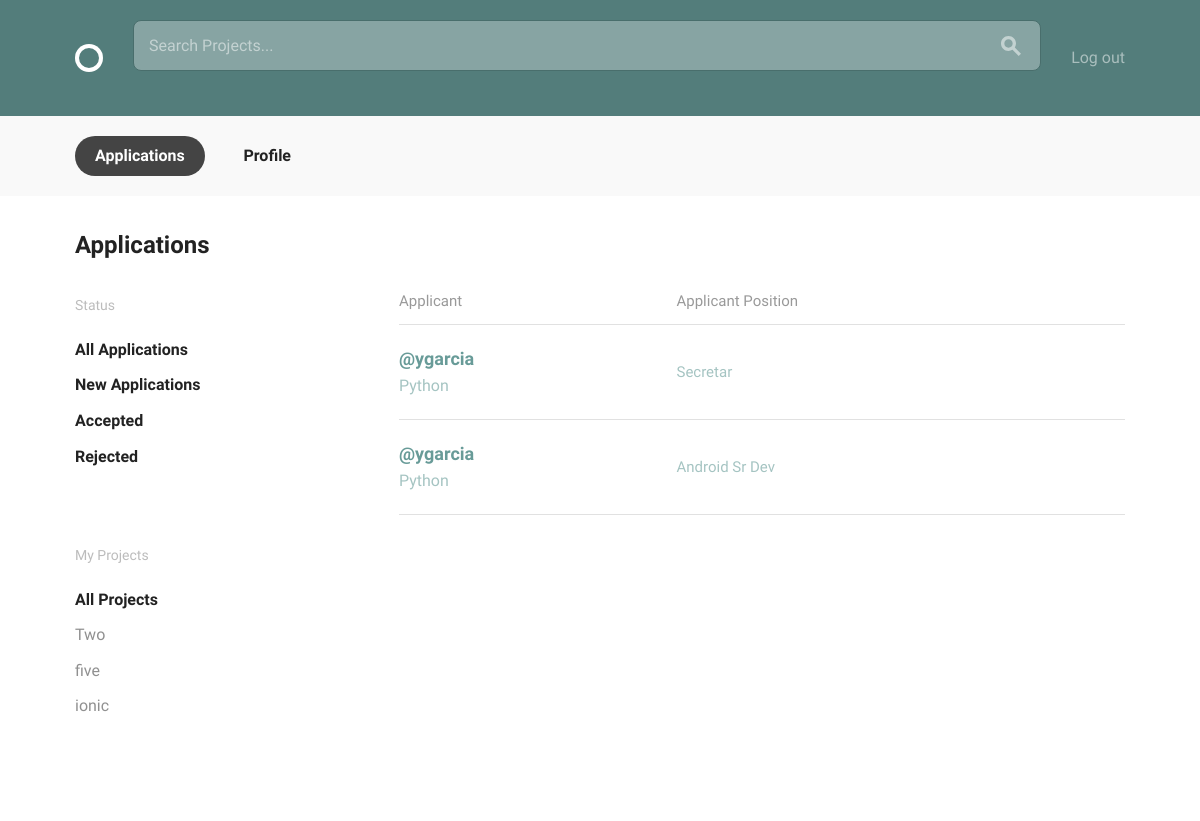
Screenshot of /projects/applications/ (signed in) with the database file from the repository.
### projects/models.py (models this page shows, shortened)
class Project(models.Model):
    owner = models.ForeignKey(settings.AUTH_USER_MODEL,
                              related_name="projects")
    title = models.CharField(max_length=140)
    description = models.TextField()
    concluded = models.BooleanField(default=False)
    time_line_description = models.TextField(default='')
    applicant_req = models.TextField(default='')

class Application(models.Model):
    position = models.ForeignKey(Position, related_name='applications')
    candidate = models.ForeignKey(settings.AUTH_USER_MODEL, related_name='applications')
    status = models.CharField(max_length=30, default='processing')

class Position(models.Model):
    position_title = models.CharField(max_length=40)
    skill = models.ForeignKey(Skill, related_name='positions')
    description = models.TextField(default='')
    project = models.ForeignKey(Project, related_name='positions')
    filled = models.BooleanField(default=False)

### accounts/models.py (models this page shows, shortened)
class User(AbstractBaseUser, PermissionsMixin):
    email = models.EmailField(unique=True)
    username = models.CharField(max_length=40, unique=True, null=True)
    display_name = models.CharField(max_length=140)
    bio = models.TextField(max_length=140, blank=True, default="")
    avatar = models.ImageField(upload_to='avatar_pics', blank=True, null=True)
    date_joined = models.DateTimeField(default=timezone.now)
    is_active = models.BooleanField(default=True)
    is_staff = models.BooleanField(default=False)
    objects = UserManager()
    USERNAME_FIELD = "email"
    REQUIRED_FIELDS = ["display_name", "username"]

class UserSkill(models.Model):
    skill = models.ForeignKey(Skill,
                              on_delete=models.CASCADE,
                              related_name='user_skill_rel')
    user = models.ForeignKey(User,
                             related_name='user_skill_rel')

class Skill(models.Model):
    name = models.CharField(max_length=40)
    def __str__(self):
        return self.name

### projects/views.py (the view)
class AllApplications(LoginRequiredMixin, PrefetchRelatedMixin, generic.ListView):
    model = models.Application
    prefetch_related = ["candidate", "position"]
    def get_queryset(self):
        if self.request.GET.get('p'):
            return models.Application.objects.filter(
                position__project__pk=self.request.GET.get('p')
            )
        else:
            return models.Application.objects.filter(
                position__project__owner=self.request.user
            )

### projects/templates/projects/application_list.html
{% extends "layout.html" %}
{% block body_content %}
    <div class="bounds circle--page">
        <div class="circle--page--header circle--fluid">
            <div class="circle--fluid--cell circle--fluid--primary">
                <h2>Applications</h2>
            </div>
        </div>
        <div class="grid-25">
            <div class="circle--filter circle--secondary--module">
                <h4>Status</h4>
                <ul class="circle--filter--list">
                    <li><a class="selected">All Applications</a></li>
                    <li><a class="selected">New Applications</a></li>
                    <li><a class="selected">Accepted</a></li>
                    <li><a class="selected">Rejected</a></li>
                </ul>
            </div>
            <div class="circle--filter circle--secondary--module">
                <h4>My Projects</h4>
                <ul class="circle--filter--list">
                    <li><a class="selected">All Projects</a></li>
                    {% for my_pro in user.projects.all %}
                        <li><a href="?p={{ my_pro.pk }}" class="">{{ my_pro.title }}</a></li>
                    {% endfor %}
                </ul>
            </div>
        </div>
        <div class="grid-70 grid-push-5">
            <table class="u-full-width circle--table">
                <thead>
                <tr>
                    <th>Applicant</th>
                    <th class="circle--cell--right">Applicant Position</th>
                </tr>
                </thead>
                <tbody>
                {% for application in application_list %}
                    <tr class="clickable-row" data-href="{% url 'projects:application_detail' pk=application.pk %}">
                        <td>
                            <h3>{{ application.candidate.username }}</h3>
                            {% for skill in application.candidate.user_skill_rel.all %}
                                <p>{{ skill.skill }}</p>
                            {% endfor %}
                        </td>
                        <td class="circle--cell--right">
                            {{ application.position.position_title }}
                        </td>
                    </tr>
                {% endfor %}
                </tbody>
            </table>
        </div>
    </div>
{% endblock %}

### assets/css/global.css (style rules this page uses)
html { font-family: sans-serif; -ms-text-size-adjust: 100%; -webkit-text-size-adjust: 100%; }
body { margin: 0; }
a { background-color: transparent; }
table { border-collapse: collapse; border-spacing: 0; }
td, th { padding: 0; }
html { font-size: 62.5%; }
body { font-size: 1.5em; line-height: 1.6; font-weight: 400; font-family: "Cousine"; color: #666; }
.bounds { max-width: 1080px; margin: 0 auto; }
.grid, .grid-5, .grid-10, .grid-15, .grid-20, .grid-25, .grid-30, .grid-33, .grid-35, .grid-40, .grid-45, .grid-50, .grid-55, .grid-60, .grid-65, .grid-66, .grid-70, .grid-75, .grid-80, .grid-90, .grid-95, .grid-100 { float: left; box-sizing: border-box; position: relative; }
.grid-push-5 { left: 5%; }
.grid-25 { width: 25%; padding: 0 15px; }
.grid-70 { width: 70%; padding: 0 15px; }
h1, h2, h3, h4, h5, h6 { margin-top: 0; margin-bottom: 2rem; font-weight: bold; font-family: "Work Sans", sans-serif; color: #222; }
h2 { font-size: 2.4rem; }
h3 { font-size: 1.8rem; }
h4 { font-size: 1.6rem; }
@media (min-width: 550px) { h2 { font-size: 2.4rem; } }
@media (min-width: 550px) { h3 { font-size: 1.8rem; } }
@media (min-width: 550px) { h4 { font-size: 1.6rem; } }
p { margin-top: 0; font-size: 1.6rem; }
a { color: #689b98; -webkit-transition: color 0.2s; -moz-transition: color 0.2s; -ms-transition: color 0.2s; -o-transition: color 0.2s; transition: color 0.2s; }
ul { list-style: circle inside; }
ul { padding-left: 0; margin-top: 0; }
li { margin-bottom: 1rem; font-size: 1.6rem; }
th, td { padding: 15px; text-align: left; border-bottom: 1px solid #e1e1e1; }
th:first-child, td:first-child { padding-left: 0; }
th:last-child, td:last-child { padding-right: 0; }
th { color: #999; font-weight: normal; }
pre, blockquote, dl, figure, table, p, ul, ol, form { margin-bottom: 2.5rem; }
.circle--filter--list { list-style-type: none; }
.circle--filter--list a { text-decoration: none; color: rgba(34, 34, 34, 0.5); text-decoration: none; }
.circle--filter--list a.selected { color: #222; font-weight: bold; }
.circle--page--header { margin-bottom: 30px; }
.circle--page--header h1, .circle--page--header h2, .circle--page--header h3, .circle--page--header h4, .circle--page--header h5, .circle--page--header h6 { margin: 0; }
.circle--table { width: 100%; }
.circle--table h1, .circle--table h2, .circle--table h3, .circle--table h4, .circle--table h5, .circle--table h6 { margin: 0; }
.circle--table p { margin: 10px 0 0 0; }
.circle--table th, .circle--table td { line-height: 1; }
.circle--table th { padding: 0 0 15px 0; }
.circle--table td { padding: 25px 0; }
.clickable-row td { cursor: pointer; color: #a5c4c2; }
.clickable-row h3 { color: #689b98; }
.circle--fluid { display: table; width: 100%; }
.circle--fluid--cell { display: table-cell; padding: 0 15px; vertical-align: middle; box-sizing: border-box; }
.circle--fluid--primary { width: 100%; }
.circle--secondary--module { margin-bottom: 50px; }
.circle--secondary--module:before, .circle--secondary--module:after { content: " "; display: table; }
.circle--secondary--module:after { clear: both; }
.circle--secondary--module > h1, .circle--secondary--module > h2, .circle--secondary--module > h3, .circle--secondary--module > h4, .circle--secondary--module > h5, .circle--secondary--module > h6 { font-family: "Cousine"; color: rgba(34, 34, 34, 0.3); font-size: 1.4rem; font-weight: normal; }
.circle--page { margin-bottom: 100px; }
.circle--page:before, .circle--page:after { content: " "; display: table; }
.circle--page:after { clear: both; }

### rows the page displays
Project: title "Two"
Project: title "five"
Project: title "ionic"
Application: candidate.username "@ygarcia", position.position_title "Secretar"
UserSkill: skill "Python"
Application: candidate.username "@ygarcia", position.position_title "Android Sr Dev"
